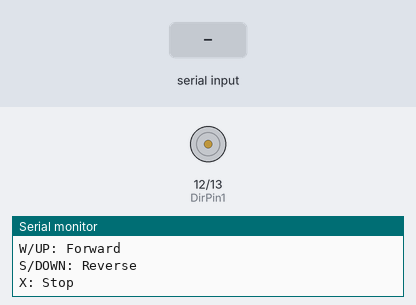
Recording of a sketch running on a simulated Arduino Uno, built with avr-gcc and run on an emulated ATmega328P. On the bench: motor-driver pin pairs drawn as motors (green arrow = first pin HIGH = forward, orange = second pin HIGH = backward, longer = more drive, scaled by the enable pin), the last lines printed to the serial monitor. The test bench sets the inputs (shaded band).

Above: at 1.2 s.
1.3 s: "w" received over Serial
At 2.4 s:
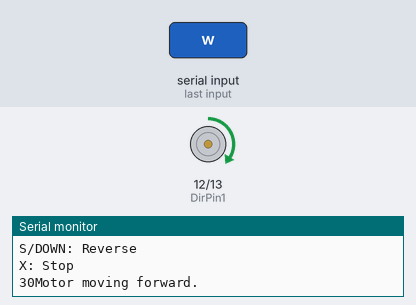
2.8 s: "s" received over Serial
At 3.5 s:
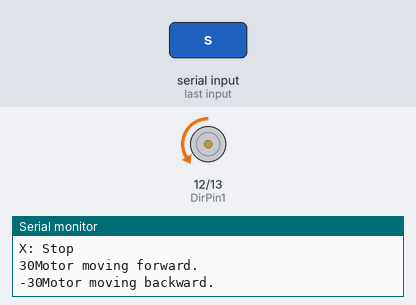
4.3 s: "x" received over Serial
At 4.6 s:
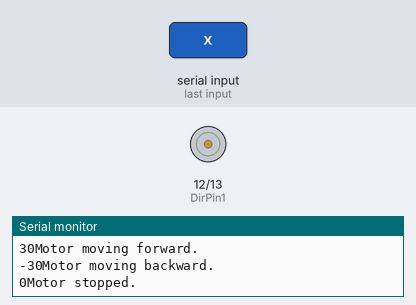
5.8 s: "W" received over Serial
At 7.0 s:
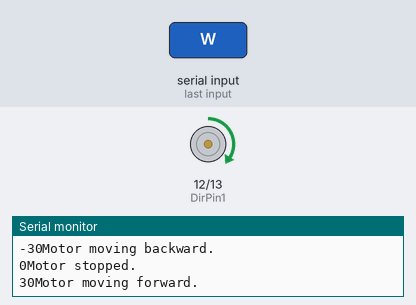
7.3 s: "S" received over Serial
At 8.1 s:
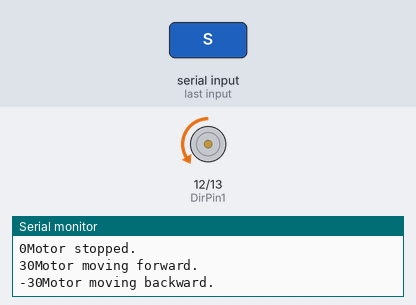
Timing chart, 0 to 9.8 s (numbered marks = the images above; inputs shaded):
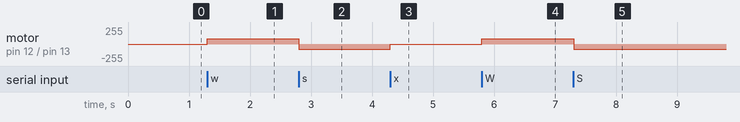

The sketch:

Motor_test_new_esc.ino
```cpp
// Define control pins
int DirPin1 = 12;  // Direction pin 1
int DirPin2 = 13;  // Direction pin 2
int PWMPin = 11;   // PWM pin

void setup() {
  pinMode(DirPin1, OUTPUT);
  pinMode(DirPin2, OUTPUT);
  pinMode(PWMPin, OUTPUT);

  // Start serial communication
  Serial.begin(9600);
  Serial.println("Use arrow keys to control the motor:");
  Serial.println("W/UP: Forward");
  Serial.println("S/DOWN: Reverse");
  Serial.println("X: Stop");
}

void loop() {
  // Check if data is available from the Serial Monitor
  if (Serial.available() > 0) {
    char command = Serial.read(); // Read the input character

    switch (command) {
      case 'w': // Move forward
      case 'W': // 'W' key
        driveMotor(30);  // Adjust speed as needed
        Serial.println("Motor moving forward.");
        break;
      case 's': // Move backward
      case 'S': // 'S' key
        driveMotor(-30); // Adjust speed as needed
        Serial.println("Motor moving backward.");
        break;
      case 'x': // Stop the motor
      case 'X': // 'X' key
        driveMotor(0);
        Serial.println("Motor stopped.");
        break;
      default:
        Serial.println("Invalid input. Use W/UP, S/DOWN, or X.");
    }
  }
}

// Function to drive the motor
void driveMotor(int power) {
  // Constrain power to range -100 to 100
  power = constrain(power, -100, 100);

  if (power > 0) {
    // Forward direction
    digitalWrite(DirPin1, HIGH);
    digitalWrite(DirPin2, LOW);
    analogWrite(PWMPin, map(power, 0, 100, 0, 255)); // Scale 0-100 to 0-255
  } else if (power < 0) {
    // Reverse direction
    digitalWrite(DirPin1, LOW);
    digitalWrite(DirPin2, HIGH);
    analogWrite(PWMPin, map(-power, 0, 100, 0, 255)); // Scale 0-100 to 0-255
  } else {
    // Stop the motor
    digitalWrite(DirPin1, LOW);
    digitalWrite(DirPin2, LOW);
    analogWrite(PWMPin, 0);
  }
  Serial.print(power);
}
```

Measured:
- after the input at 1.3 s, motor on pin 12 (DirPin1) / pin 13 (DirPin2): stopped → forward 76/255 at once
- after the input at 2.8 s, motor on pin 12 (DirPin1) / pin 13 (DirPin2): forward 76/255 → backward 76/255 at once
- after the input at 4.3 s, motor on pin 12 (DirPin1) / pin 13 (DirPin2): backward 76/255 → stopped at once
- after the input at 5.8 s, motor on pin 12 (DirPin1) / pin 13 (DirPin2): stopped → forward 76/255 at once
- after the input at 7.3 s, motor on pin 12 (DirPin1) / pin 13 (DirPin2): forward 76/255 → backward 76/255 at once
